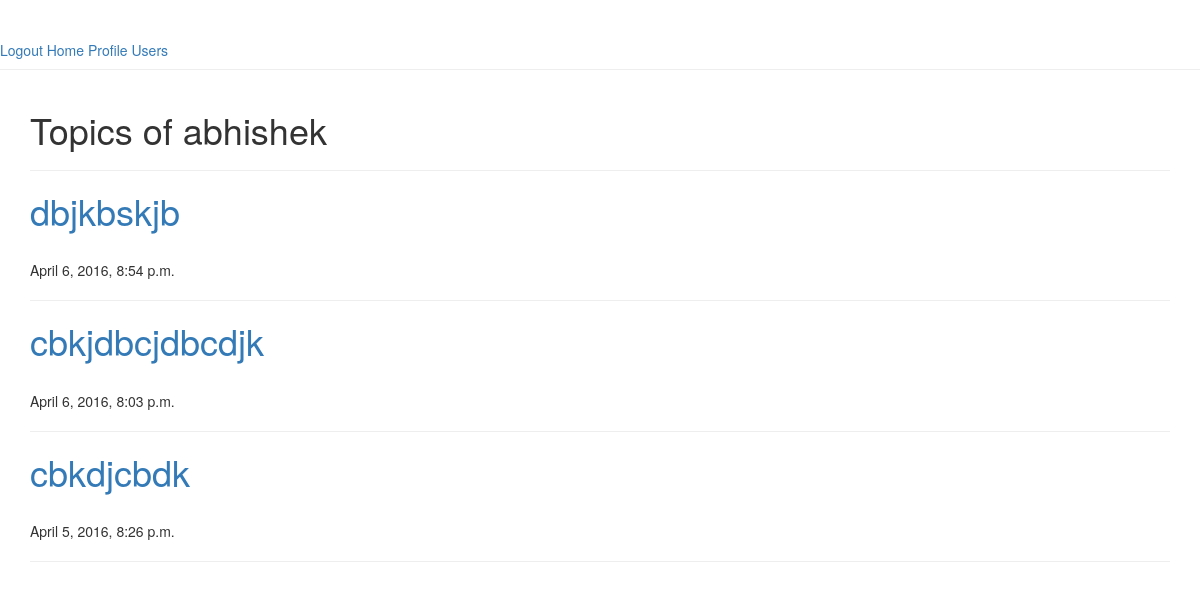
/user/1/topics/ (signed in), run on an earlier commit of the app's database.
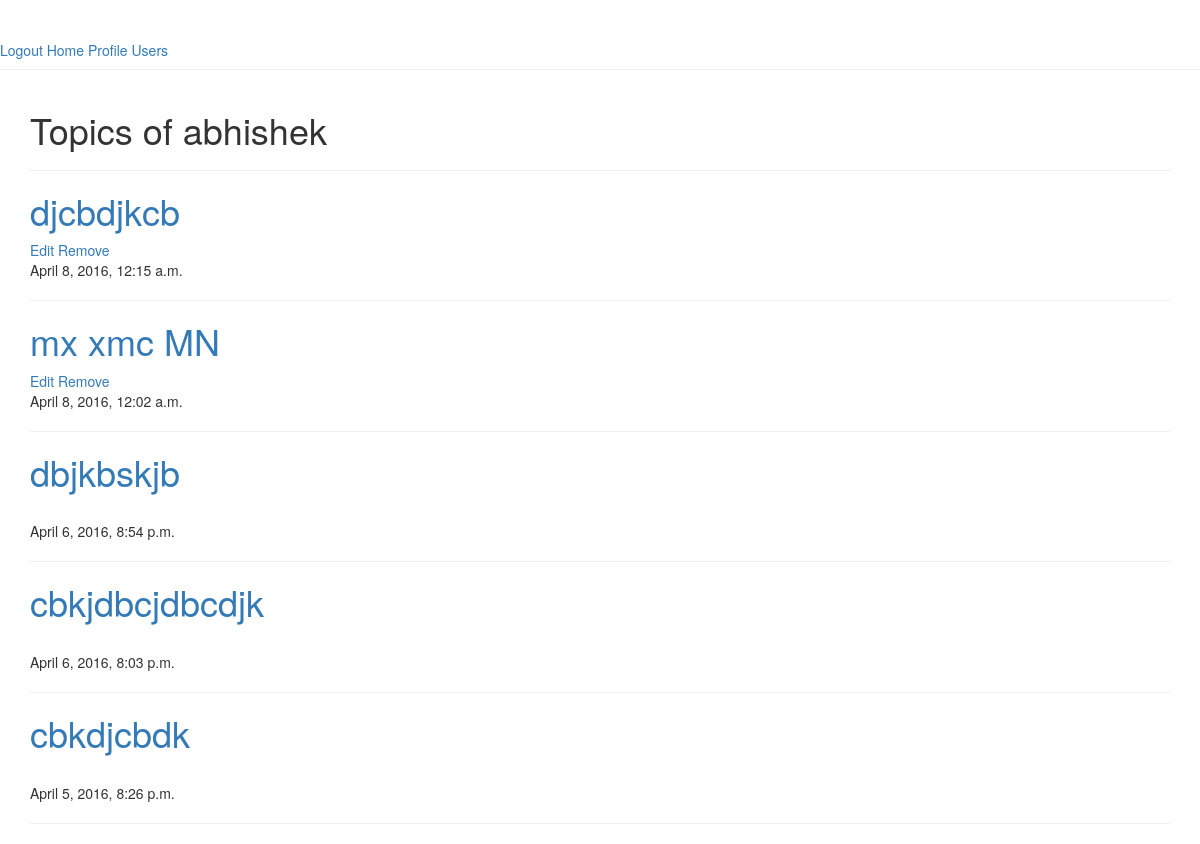
And on a later commit of the database.
### app/models.py (models this page shows, shortened)
class CodehubTopicModel(models.Model):
    user = models.ForeignKey(User)
    topic_heading = models.CharField(max_length = 100)
    topic_detail = MarkdownField()
    topic_link = models.CharField(max_length = 100,blank = True)
    tags = models.CharField(max_length = 50)
    timeStamp = models.DateTimeField(auto_now_add = True)
    topic_type = models.CharField(max_length = 10)
    file = models.FileField(upload_to = 'uploads/',blank = True)

### app/views.py (the view)
    def wrapper(request,*args,**kwargs):
        if not request.user.is_authenticated():
            return redirect('login_view')
        return func(request,*args,**kwargs)

### app/users.py (called while the page is built)
@loginRequired
def get_user_topics(request,user_id):
    topics = CodehubTopicModel.objects.all().order_by("-timeStamp")
    topic_user = get_object_or_404(User,id = user_id).username
    return render(request,'codehub/topic/get_user_topics.html',{'topics':topics,'topic_user':topic_user})

### app/views.py (called while the page is built)
def loginRequired(func):
    def wrapper(request,*args,**kwargs):
        if not request.user.is_authenticated():
            return redirect('login_view')
        return func(request,*args,**kwargs)
    return wrapper

### app/templates/codehub/topic/get_user_topics.html
{% extends 'base.html' %}
{% block content %}
  <h1>Topics of {{ topic_user }}</h1>
  <hr/>
  {% for topic in topics %}
    <h1><a href ="{% url 'comment_on_topic' topic.id %}">{{ topic.topic_heading }}</a></h1>
    {% if topic.user.username  == user.username %}
      <a href = "{% url 'edit_topic' topic.id %}">Edit</a>
      <a href = "{% url 'remove_topic' topic.id %}">Remove</a>
    {% endif %}
    <br/>
    {{ topic.timeStamp }}
    <hr/>
  {% endfor %}
{% endblock %}

What changed in the data, as far as the page shows it:
added CodehubTopicModel: topic_heading "djcbdjkcb", shows "Edit", timeStamp "April 8, 2016, 12:15 a.m."
added CodehubTopicModel: topic_heading "mx xmc MN", shows "Edit", timeStamp "April 8, 2016, 12:02 a.m."
